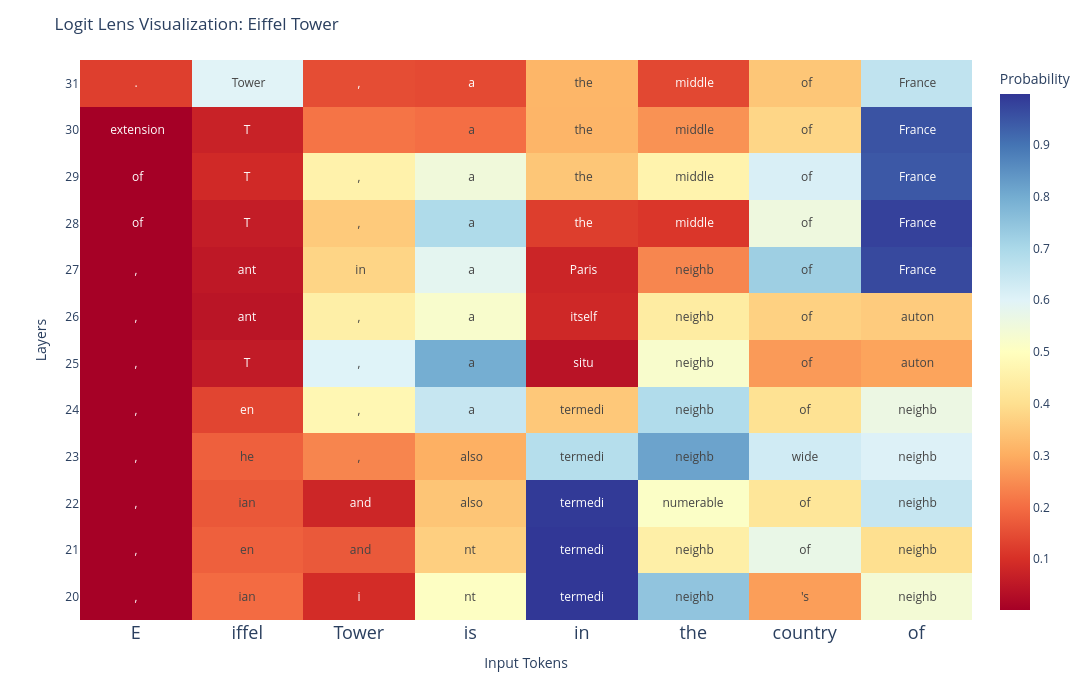

Notebook code cell kept with this figure:
### Markdown cell above
Let's visualize the information decoded for each of our prompts below.

### Code cell
import plotly.express as px

input_tokens = [t.replace('Ġ', '') for t in model.tokenizer.tokenize(prompt)]

fig = px.imshow(
    probabilities.detach().cpu().float().numpy(),
    x=input_tokens,
    y=layer_range,
    origin="lower", # make 0 at the bottom
    color_continuous_scale=px.colors.diverging.RdYlBu,
    color_continuous_midpoint=0.50,
    text_auto=True,
    labels=dict(x="Input Tokens", y="Layers", color="Probability")
)

fig.update_layout(
    title='Logit Lens Visualization: Eiffel Tower',
    xaxis_tickangle=0,
    height=700,
    width=1200
)

fig.update_xaxes(tickfont_size=18) 
fig.update_yaxes(tickvals=layer_range)
fig.update_traces(text=decoded_tokens, texttemplate="%{text}")

fig.show()

### Figure 1 — Plotly figure (JSON) as saved in the notebook; plotly's stock layout.template omitted (floating-point values rounded to 4 significant figures)
{"data": [{"coloraxis": "coloraxis", "hovertemplate": "Input Tokens: %{x}<br>Layers: %{y}<br>Probability: %{z}<extra></extra>", "name": "0", "text": [[",", "ian", "i", "nt", "termedi", " neighb", "'s", " neighb"], [",", "en", " and", "nt", "termedi", " neighb", "of", " neighb"], [",", "ian", " and", " also", "termedi", "numerable", "of", " neighb"], [",", "he", ",", " also", "termedi", " neighb", "wide", " neighb"], [",", "en", ",", " a", "termedi", " neighb", "of", " neighb"], [",", "T", ",", " a", " situ", " neighb", " of", " auton"], [",", "ant", ",", " a", " itself", " neighb", " of", " auton"], [",", "ant", " in", " a", " Paris", " neighb", " of", " France"], [" of", "T", ",", " a", " the", " middle", " of", " France"], [" of", "T", ",", " a", " the", " middle", " of", " France"], [" extension", "T", "\n", " a", " the", " middle", " of", " France"], [".", " Tower", ",", " a", " the", " middle", " of", " France"]], "texttemplate": "%{text}", "type": "heatmap", "x": ["E", "iffel", "Tower", "is", "in", "the", "country", "of"], "xaxis": "x", "y": [20, 21, 22, 23, 24, 25, 26, 27, 28, 29, 30, 31], "yaxis": "y", "z": [[0.004272, 0.1982, 0.09326, 0.5078, 0.9961, 0.7461, 0.2754, 0.5391], [0.004272, 0.1797, 0.168, 0.3672, 0.9961, 0.4492, 0.5703, 0.4004], [0.004272, 0.166, 0.08008, 0.3457, 0.9922, 0.5117, 0.4199, 0.6484], [0.004303, 0.1797, 0.2383, 0.3047, 0.6797, 0.8164, 0.6289, 0.6055], [0.004303, 0.1357, 0.4746, 0.6484, 0.3516, 0.6875, 0.4062, 0.5625], [0.004333, 0.05664, 0.6016, 0.7969, 0.0415, 0.5234, 0.2695, 0.2852], [0.004333, 0.04419, 0.4492, 0.5234, 0.08398, 0.4375, 0.3711, 0.3594], [0.003555, 0.05103, 0.3789, 0.5859, 0.07764, 0.2393, 0.7227, 0.9688], [0.00354, 0.06128, 0.3555, 0.6914, 0.1235, 0.1104, 0.5547, 0.9805], [0.001816, 0.08643, 0.457, 0.5469, 0.3477, 0.4609, 0.6133, 0.9453], [0.00161, 0.07227, 0.2119, 0.2031, 0.3145, 0.2578, 0.3809, 0.9531], [0.126, 0.5977, 0.1484, 0.1445, 0.3164, 0.1406, 0.3477, 0.6602]]}], "layout": {"coloraxis": {"cmid": 0.5, "colorbar": {"title": {"text": "Probability"}}, "colorscale": [[0.0, "rgb(165,0,38)"], [0.1, "rgb(215,48,39)"], [0.2, "rgb(244,109,67)"], [0.3, "rgb(253,174,97)"], [0.4, "rgb(254,224,144)"], [0.5, "rgb(255,255,191)"], [0.6, "rgb(224,243,248)"], [0.7, "rgb(171,217,233)"], [0.8, "rgb(116,173,209)"], [0.9, "rgb(69,117,180)"], [1.0, "rgb(49,54,149)"]]}, "height": 700, "margin": {"t": 60}, "title": {"text": "Logit Lens Visualization: Eiffel Tower"}, "width": 1200, "xaxis": {"anchor": "y", "constrain": "domain", "domain": [0.0, 1.0], "scaleanchor": "y", "tickangle": 0, "tickfont": {"size": 18}, "title": {"text": "Input Tokens"}}, "yaxis": {"anchor": "x", "autorange": true, "constrain": "domain", "domain": [0.0, 1.0], "tickvals": [20, 21, 22, 23, 24, 25, 26, 27, 28, 29, 30, 31], "title": {"text": "Layers"}}}}
